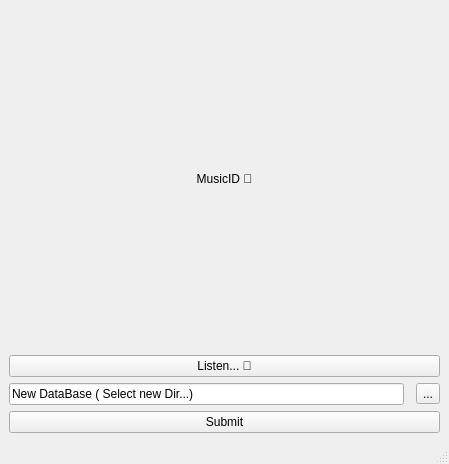
<?xml version="1.0" encoding="UTF-8"?>
<ui version="4.0">
 <class>MainWindow</class>
 <widget class="QMainWindow" name="MainWindow">
  <property name="geometry">
   <rect>
    <x>0</x>
    <y>0</y>
    <width>449</width>
    <height>464</height>
   </rect>
  </property>
  <property name="windowTitle">
   <string>MusicID</string>
  </property>
  <widget class="QWidget" name="centralwidget">
   <layout class="QGridLayout" name="gridLayout">
    <item row="2" column="0" colspan="3">
     <widget class="QLabel" name="label">
      <property name="minimumSize">
       <size>
        <width>0</width>
        <height>294</height>
       </size>
      </property>
      <property name="mouseTracking">
       <bool>true</bool>
      </property>
      <property name="autoFillBackground">
       <bool>true</bool>
      </property>
      <property name="styleSheet">
       <string notr="true">font: 63 18pt &quot;JetBrains Mono SemiBold&quot;;</string>
      </property>
      <property name="text">
       <string>&lt;html&gt;&lt;head/&gt;&lt;body&gt;&lt;p align=&quot;center&quot;&gt;MusicID &lt;/p&gt;&lt;/body&gt;&lt;/html&gt;</string>
      </property>
      <property name="scaledContents">
       <bool>false</bool>
      </property>
     </widget>
    </item>
    <item row="8" column="2">
     <widget class="QToolButton" name="FilePicker">
      <property name="text">
       <string>...</string>
      </property>
     </widget>
    </item>
    <item row="5" column="0" colspan="3">
     <widget class="QPushButton" name="ListenButton">
      <property name="minimumSize">
       <size>
        <width>143</width>
        <height>0</height>
       </size>
      </property>
      <property name="autoFillBackground">
       <bool>true</bool>
      </property>
      <property name="styleSheet">
       <string notr="true">font: 75 14pt &quot;JetBrainsMono Nerd Font Mono&quot;;</string>
      </property>
      <property name="text">
       <string>Listen... </string>
      </property>
     </widget>
    </item>
    <item row="10" column="0" colspan="3">
     <widget class="QPushButton" name="SubmitButton">
      <property name="text">
       <string>Submit</string>
      </property>
     </widget>
    </item>
    <item row="8" column="0">
     <widget class="QLineEdit" name="Directory">
      <property name="text">
       <string>New DataBase ( Select new Dir...)</string>
      </property>
     </widget>
    </item>
   </layout>
  </widget>
  <widget class="QMenuBar" name="menubar">
   <property name="geometry">
    <rect>
     <x>0</x>
     <y>0</y>
     <width>449</width>
     <height>24</height>
    </rect>
   </property>
  </widget>
  <widget class="QStatusBar" name="statusbar"/>
 </widget>
 <resources/>
 <connections/>
</ui>
